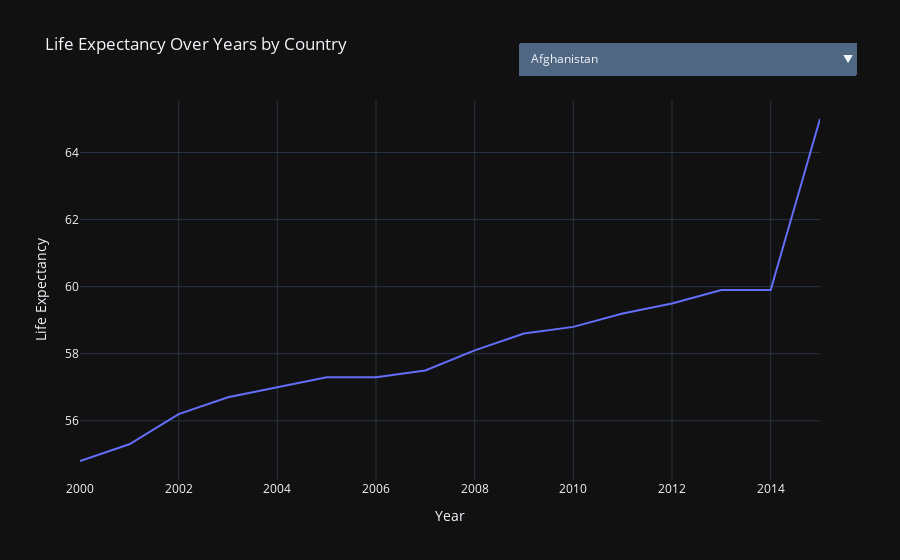

Notebook source saved alongside this figure:
### Code cell
import pandas as pd
import plotly.graph_objects as go

# Assuming your data is in a DataFrame named 'df'
# If not, replace 'df' with the name of your DataFrame
# df = pd.read_csv('your_data.csv')

# Create a list of countries for the dropdown menu
countries = df['Country'].unique()

# Create an empty figure
fig = go.Figure()

# Add traces for each country
for country in countries:
    country_data = df[df['Country'] == country]
    fig.add_trace(go.Scatter(
        x=country_data['Year'],
        y=country_data['Life expectancy '],
        mode='lines',
        name=country,
        visible=(country == countries[0])  # Set first country as default visible
    ))

# Set layout
fig.update_layout(
    title='Life Expectancy Over Years by Country',
    xaxis_title='Year',
    yaxis_title='Life Expectancy',
    template='plotly_dark'
)

# Create a dropdown menu to select countries
buttons = []
for country in countries:
    button = dict(
        label=country,
        method='update',
        args=[{'visible': [country == trace.name for trace in fig.data]},
              {'title': f'Life Expectancy Over Years for {country}'}]
    )
    buttons.append(button)

# Update layout with dropdown menu
fig.update_layout(
    updatemenus=[
        dict(
            buttons=buttons,
            direction='down',
            showactive=True,
            x=1.05,  # Adjusted to move the dropdown to the extreme top right corner
            y=1.15,  # Adjusted to move the dropdown to the extreme top right corner
        )
    ]
)

# Show the plot
fig.show()
